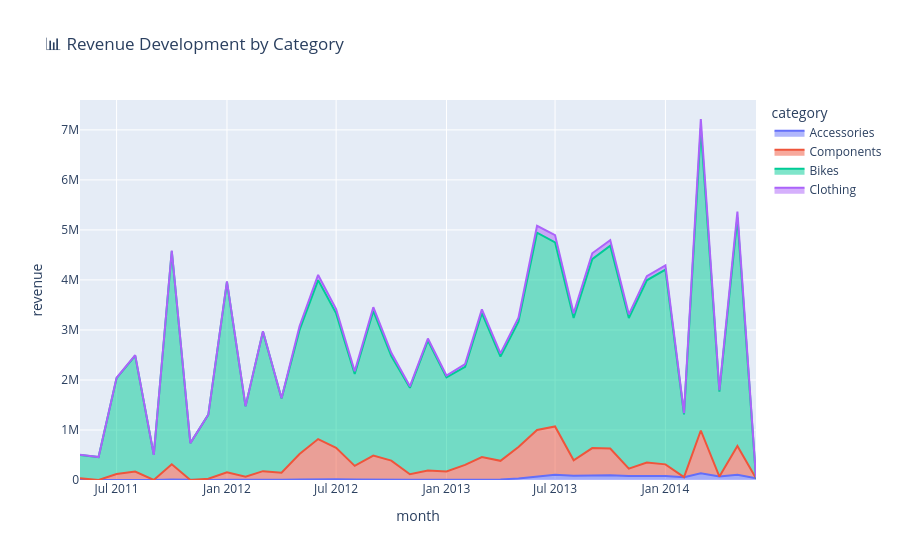

Notebook code cell kept with this figure:
### Markdown cell above
## 2.2 Stacked Area Chart

### Code cell
# Monthly revenue by category
df_monthly_cat = conn.execute("""
    SELECT 
        DATE_TRUNC('month', so.OrderDate)::DATE AS month,
        pc.Name AS category,
        ROUND(SUM(sd.LineTotal), 2) AS revenue
    FROM sales_orders so
    JOIN sales_details sd ON so.SalesOrderID = sd.SalesOrderID
    JOIN products p ON sd.ProductID = p.ProductID
    JOIN product_subcategories ps ON p.ProductSubcategoryID = ps.ProductSubcategoryID
    JOIN product_categories pc ON ps.ProductCategoryID = pc.ProductCategoryID
    GROUP BY 1, 2
    ORDER BY 1
""").df()

# Stacked area chart
fig = px.area(
    df_monthly_cat,
    x='month',
    y='revenue',
    color='category',
    title='📊 Revenue Development by Category'
)
fig.show()
